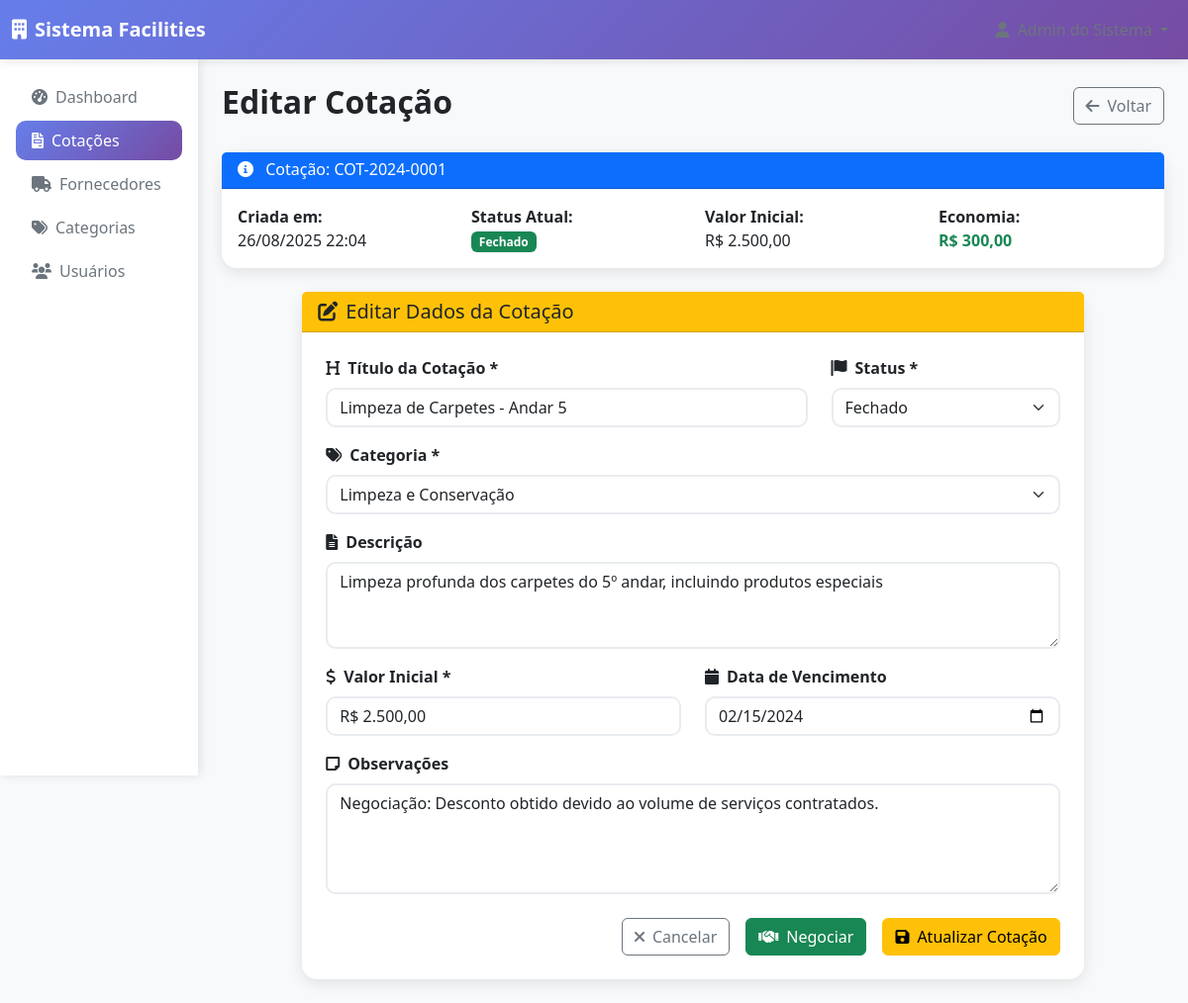
/editar_cotacao.php?id=1 (signed in), run on the app's committed database.
### tables this page shows
CREATE TABLE cotacoes (
    id INT PRIMARY KEY AUTO_INCREMENT,
    numero_cotacao VARCHAR(20) UNIQUE NOT NULL,
    titulo VARCHAR(200) NOT NULL,
    descricao TEXT,
    categoria_id INT,
    usuario_id INT NOT NULL,
    valor_inicial DECIMAL(12,2) NOT NULL,
    valor_negociado DECIMAL(12,2) NULL,
    economia DECIMAL(12,2) GENERATED ALWAYS AS (valor_inicial - COALESCE(valor_negociado, valor_inicial)) STORED,
    status ENUM('pendente', 'cotando', 'negociando', 'fechado', 'cancelado') DEFAULT 'pendente',
    data_vencimento DATE,
    observacoes TEXT,
    created_at TIMESTAMP DEFAULT CURRENT_TIMESTAMP,
    updated_at TIMESTAMP DEFAULT CURRENT_TIMESTAMP ON UPDATE CURRENT_TIMESTAMP,
    FOREIGN KEY (categoria_id) REFERENCES categorias(id) ON DELETE SET NULL,
    FOREIGN KEY (usuario_id) REFERENCES usuarios(id) ON DELETE CASCADE,
    INDEX idx_status (status),
    INDEX idx_numero (numero_cotacao),
    INDEX idx_created (created_at)
);

CREATE TABLE categorias (
    id INT PRIMARY KEY AUTO_INCREMENT,
    nome VARCHAR(100) NOT NULL,
    descricao TEXT,
    ativo BOOLEAN DEFAULT TRUE,
    created_at TIMESTAMP DEFAULT CURRENT_TIMESTAMP,
    updated_at TIMESTAMP DEFAULT CURRENT_TIMESTAMP ON UPDATE CURRENT_TIMESTAMP
);

### config.php (called while the page is built, shortened)
<?php
function formatarMoeda($valor) {
    return 'R$ ' . number_format($valor, 2, ',', '.');
}
?>

### editar_cotacao.php (the view, shortened to what this page needs)
<?php
require_once 'config.php';
$id = $_GET['id'] ?? 0;
$stmt = $pdo->prepare("SELECT * FROM cotacoes WHERE id = ?");
$stmt->execute([$id]);
$cotacao = $stmt->fetch();
$stmt = $pdo->query("SELECT * FROM categorias WHERE ativo = 1 ORDER BY nome");
$categorias = $stmt->fetchAll();
?>
<!DOCTYPE html>
<html lang="pt-BR">
<head>
    <link href="https://cdn.jsdelivr.net/npm/bootstrap@5.3.0/dist/css/bootstrap.min.css" rel="stylesheet">
    <link href="https://cdnjs.cloudflare.com/ajax/libs/font-awesome/6.0.0/css/all.min.css" rel="stylesheet">
</head>
<body>
    <nav class="navbar navbar-expand-lg navbar-dark">
        <div class="container-fluid">
            <a class="navbar-brand fw-bold" href="dashboard.php">
                <i class="fas fa-building me-2"></i><?= SITE_NAME ?>
            </a>
            <div class="navbar-nav ms-auto">
                <div class="nav-item dropdown">
                    <a class="nav-link dropdown-toggle" href="#" role="button" data-bs-toggle="dropdown">
                        <i class="fas fa-user me-2"></i><?= $_SESSION['usuario_nome'] ?>
                    </a>
                </div>
            </div>
        </div>
    </nav>
    <div class="container-fluid">
        <div class="row">
            <div class="col-md-2 p-0">
                <div class="sidebar p-3">
                    <nav class="nav flex-column">
                        <a class="nav-link" href="dashboard.php">
                            <i class="fas fa-tachometer-alt me-2"></i>Dashboard
                        </a>
                        <a class="nav-link active" href="cotacoes.php">
                            <i class="fas fa-file-invoice me-2"></i>Cotações
                        </a>
                        <a class="nav-link" href="fornecedores.php">
                            <i class="fas fa-truck me-2"></i>Fornecedores
                        </a>
                        <a class="nav-link" href="categorias.php">
                            <i class="fas fa-tags me-2"></i>Categorias
                        </a>
                        <?php if ($_SESSION['usuario_perfil'] == 'admin'): ?>
                        <a class="nav-link" href="usuarios.php">
                            <i class="fas fa-users me-2"></i>Usuários
                        </a>
                        <?php endif; ?>
                    </nav>
                </div>
            </div>
            <div class="col-md-10 p-4">
                <div class="d-flex justify-content-between align-items-center mb-4">
                    <h2 class="fw-bold">Editar Cotação</h2>
                    <div>
                        <a href="cotacoes.php" class="btn btn-outline-secondary">
                            <i class="fas fa-arrow-left me-2"></i>Voltar
                        </a>
                    </div>
                </div>
                <div class="row mb-4">
                    <div class="col-md-12">
                        <div class="card border-primary">
                            <div class="card-header bg-primary text-white">
                                <h6 class="mb-0">
                                    <i class="fas fa-info-circle me-2"></i>
                                    Cotação: <?= $cotacao['numero_cotacao'] ?>
                                </h6>
                            </div>
                            <div class="card-body">
                                <div class="row">
                                    <div class="col-md-3">
                                        <strong>Criada em:</strong><br>
                                        <?= date('d/m/Y H:i', strtotime($cotacao['created_at'])) ?>
                                    </div>
                                    <div class="col-md-3">
                                        <strong>Status Atual:</strong><br>
                                        <?php
                                        $badge_class = [
                                            'pendente' => 'secondary',
                                            'cotando' => 'warning',
                                            'negociando' => 'info',
                                            'fechado' => 'success',
                                            'cancelado' => 'danger'
                                        ];
                                        ?>
                                        <span class="badge bg-<?= $badge_class[$cotacao['status']] ?>">
                                            <?= ucfirst($cotacao['status']) ?>
                                        </span>
                                    </div>
                                    <div class="col-md-3">
                                        <strong>Valor Inicial:</strong><br>
                                        <?= formatarMoeda($cotacao['valor_inicial']) ?>
                                    </div>
                                    <div class="col-md-3">
                                        <strong>Economia:</strong><br>
                                        <?php if ($cotacao['valor_negociado']): ?>
                                            <span class="text-success fw-bold">
                                                <?= formatarMoeda($cotacao['valor_inicial'] - $cotacao['valor_negociado']) ?>
                                            </span>
                                        <?php else: ?>
                                            <span class="text-muted">-</span>
                                        <?php endif; ?>
                                    </div>
                                </div>
                            </div>
                        </div>
                    </div>
                </div>
                <div class="row justify-content-center">
                    <div class="col-md-10">
                        <div class="card">
                            <div class="card-header bg-warning text-dark">
                                <h5 class="mb-0"><i class="fas fa-edit me-2"></i>Editar Dados da Cotação</h5>
                            </div>
                            <div class="card-body p-4">
                                <form method="POST">
                                    <div class="row">
                                        <div class="col-md-8 mb-3">
                                            <label class="form-label fw-semibold">
                                                <i class="fas fa-heading me-2"></i>Título da Cotação *
                                            </label>
                                            <input type="text" class="form-control" name="titulo"
                                                   value="<?= htmlspecialchars($cotacao['titulo']) ?>" required>
                                        </div>
                                        <div class="col-md-4 mb-3">
                                            <label class="form-label fw-semibold">
                                                <i class="fas fa-flag me-2"></i>Status *
                                            </label>
                                            <select class="form-select" name="status" required>
                                                <option value="fechado" <?= $cotacao['status'] == 'fechado' ? 'selected' : '' ?>>Fechado</option>
                                            </select>
                                        </div>
                                    </div>
                                    <div class="mb-3">
                                        <label class="form-label fw-semibold">
                                            <i class="fas fa-tags me-2"></i>Categoria *
                                        </label>
                                        <select class="form-select" name="categoria_id" required>
                                            <?php foreach ($categorias as $categoria): ?>
                                            <option value="<?= $categoria['id'] ?>"
                                                    <?= $cotacao['categoria_id'] == $categoria['id'] ? 'selected' : '' ?>>
                                                <?= $categoria['nome'] ?>
                                            </option>
                                            <?php endforeach; ?>
                                        </select>
                                    </div>
                                    <div class="mb-3">
                                        <label class="form-label fw-semibold">
                                            <i class="fas fa-file-alt me-2"></i>Descrição
                                        </label>
                                        <textarea class="form-control" name="descricao" rows="3"
                                                  placeholder="Descreva detalhadamente o produto ou serviço a ser cotado..."><?= htmlspecialchars($cotacao['descricao']) ?></textarea>
                                    </div>
                                    <div class="row">
                                        <div class="col-md-6 mb-3">
                                            <label class="form-label fw-semibold">
                                                <i class="fas fa-dollar-sign me-2"></i>Valor Inicial *
                                            </label>
                                            <input type="text" class="form-control" name="valor_inicial"
                                                   value="<?= formatarMoeda($cotacao['valor_inicial']) ?>"
                                                   required id="valor_inicial">
                                        </div>
                                        <div class="col-md-6 mb-3">
                                            <label class="form-label fw-semibold">
                                                <i class="fas fa-calendar me-2"></i>Data de Vencimento
                                            </label>
                                            <input type="date" class="form-control" name="data_vencimento"
                                                   value="<?= $cotacao['data_vencimento'] ?>">
                                        </div>
                                    </div>
                                    <div class="mb-4">
                                        <label class="form-label fw-semibold">
                                            <i class="fas fa-sticky-note me-2"></i>Observações
                                        </label>
                                        <textarea class="form-control" name="observacoes" rows="4"
                                                  placeholder="Observações adicionais sobre a cotação..."><?= htmlspecialchars($cotacao['observacoes']) ?></textarea>
                                    </div>
                                    <div class="d-grid gap-2 d-md-flex justify-content-md-end">
                                        <a href="cotacoes.php" class="btn btn-outline-secondary me-md-2">
                                            <i class="fas fa-times me-2"></i>Cancelar
                                        </a>
                                        <a href="negociar_cotacao.php?id=<?= $cotacao['id'] ?>" class="btn btn-success me-md-2">
                                            <i class="fas fa-handshake me-2"></i>Negociar
                                        </a>
                                        <button type="submit" class="btn btn-warning">
                                            <i class="fas fa-save me-2"></i>Atualizar Cotação
                                        </button>
                                    </div>
                                </form>
                            </div>
                        </div>
                    </div>
                </div>
            </div>
        </div>
    </div>
</body>
</html>

### editar_cotacao.php (style rules this page uses)
body { background-color: #f8f9fa; }
.navbar { background: linear-gradient(135deg, #667eea 0%, #764ba2 100%); box-shadow: 0 2px 10px rgba(0,0,0,0.1); }
.card { border-radius: 15px; box-shadow: 0 4px 15px rgba(0,0,0,0.1); border: none; }
.sidebar { background: white; min-height: calc(100vh - 76px); box-shadow: 2px 0 10px rgba(0,0,0,0.1); }
.nav-link { color: #6c757d; border-radius: 10px; margin: 2px 0; transition: all 0.3s; }
.nav-link:hover, .nav-link.active { background: linear-gradient(135deg, #667eea 0%, #764ba2 100%); color: white; }
.form-control, .form-select { border-radius: 10px; border: 2px solid #e9ecef; }

### data on the page
cotacoes: numero_cotacao "COT-2024-0001", created_at "26/08/2025 22:04", status "Fechado", valor_inicial "R$ 2.500,00", formatarMoeda($cotacao['valor_inicial'] - $cotacao['valor_negociado']) "R$ 300,00", titulo "Limpeza de Carpetes - Andar 5", categoria_id "Limpeza e Conservação", descricao "Limpeza profunda dos carpetes do 5º andar, incluindo produtos especiais", data_vencimento "02/15/2024", observacoes "Negociação: Desconto obtido devido ao volume de serviços contratados."

### other printed values
SITE_NAME "Sistema Facilities"
